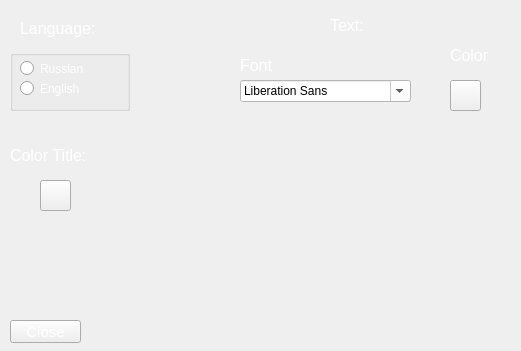
   <widget class="QWidget" name="wdg_settings" native="true">
    <property name="geometry">
     <rect>
      <x>380</x>
      <y>70</y>
      <width>521</width>
      <height>351</height>
     </rect>
    </property>
    <widget class="QLabel" name="label_choose_lang">
     <property name="geometry">
      <rect>
       <x>20</x>
       <y>13</y>
       <width>81</width>
       <height>31</height>
      </rect>
     </property>
     <property name="font">
      <font>
       <pointsize>12</pointsize>
      </font>
     </property>
     <property name="styleSheet">
      <string notr="true">color: rgb(255, 255, 255);</string>
     </property>
     <property name="text">
      <string>Language:</string>
     </property>
    </widget>
    <widget class="QGroupBox" name="groop_choose_lang">
     <property name="geometry">
      <rect>
       <x>10</x>
       <y>50</y>
       <width>120</width>
       <height>61</height>
      </rect>
     </property>
     <property name="title">
      <string/>
     </property>
     <widget class="QRadioButton" name="choose_russian">
      <property name="geometry">
       <rect>
        <x>10</x>
        <y>10</y>
        <width>82</width>
        <height>17</height>
       </rect>
      </property>
      <property name="styleSheet">
       <string notr="true">color: rgb(255, 255, 255);</string>
      </property>
      <property name="text">
       <string>Russian</string>
      </property>
     </widget>
     <widget class="QRadioButton" name="choose_english">
      <property name="geometry">
       <rect>
        <x>10</x>
        <y>30</y>
        <width>82</width>
        <height>17</height>
       </rect>
      </property>
      <property name="styleSheet">
       <string notr="true">color: rgb(255, 255, 255);</string>
      </property>
      <property name="text">
       <string>English</string>
      </property>
     </widget>
    </widget>
    <widget class="QLabel" name="label_text_setting">
     <property name="geometry">
      <rect>
       <x>330</x>
       <y>10</y>
       <width>91</width>
       <height>31</height>
      </rect>
     </property>
     <property name="font">
      <font>
       <pointsize>12</pointsize>
      </font>
     </property>
     <property name="styleSheet">
      <string notr="true">color: rgb(255, 255, 255);</string>
     </property>
     <property name="text">
      <string>Text:</string>
     </property>
    </widget>
    <widget class="QLabel" name="label_text_color">
     <property name="geometry">
      <rect>
       <x>450</x>
       <y>40</y>
       <width>71</width>
       <height>31</height>
      </rect>
     </property>
     <property name="font">
      <font>
       <pointsize>12</pointsize>
      </font>
     </property>
     <property name="styleSheet">
      <string notr="true">color: rgb(255, 255, 255);</string>
     </property>
     <property name="text">
      <string>Color</string>
     </property>
    </widget>
    <widget class="QPushButton" name="btn_choose_color_text">
     <property name="geometry">
      <rect>
       <x>450</x>
       <y>80</y>
       <width>31</width>
       <height>31</height>
      </rect>
     </property>
     <property name="text">
      <string/>
     </property>
    </widget>
    <widget class="QLabel" name="label_choose_title">
     <property name="geometry">
      <rect>
       <x>10</x>
       <y>140</y>
       <width>121</width>
       <height>31</height>
      </rect>
     </property>
     <property name="font">
      <font>
       <pointsize>12</pointsize>
      </font>
     </property>
     <property name="styleSheet">
      <string notr="true">color: rgb(255, 255, 255);</string>
     </property>
     <property name="text">
      <string>Color Title:</string>
     </property>
    </widget>
    <widget class="QPushButton" name="btn_choose_color_title">
     <property name="geometry">
      <rect>
       <x>40</x>
       <y>180</y>
       <width>31</width>
       <height>31</height>
      </rect>
     </property>
     <property name="text">
      <string/>
     </property>
    </widget>
    <widget class="QPushButton" name="btn_close_setting">
     <property name="geometry">
      <rect>
       <x>10</x>
       <y>320</y>
       <width>71</width>
       <height>23</height>
      </rect>
     </property>
     <property name="font">
      <font>
       <pointsize>11</pointsize>
      </font>
     </property>
     <property name="styleSheet">
      <string notr="true">color: rgb(255, 255, 255);</string>
     </property>
     <property name="text">
      <string>Close</string>
     </property>
    </widget>
    <widget class="QLabel" name="label_font_text_setting">
     <property name="geometry">
      <rect>
       <x>240</x>
       <y>50</y>
       <width>71</width>
       <height>31</height>
      </rect>
     </property>
     <property name="font">
      <font>
       <pointsize>12</pointsize>
      </font>
     </property>
     <property name="styleSheet">
      <string notr="true">color: rgb(255, 255, 255);</string>
     </property>
     <property name="text">
      <string>Font</string>
     </property>
    </widget>
    <widget class="QFontComboBox" name="font_text_setting">
     <property name="geometry">
      <rect>
       <x>240</x>
       <y>80</y>
       <width>171</width>
       <height>22</height>
      </rect>
     </property>
     <property name="styleSheet">
      <string notr="true">background-color: rgb(255, 255, 255);</string>
     </property>
    </widget>
   </widget>
